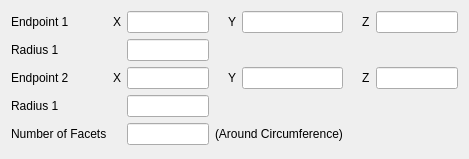
<?xml version="1.0" encoding="UTF-8"?>
<ui version="4.0">
 <class>CylinderWidget</class>
 <widget class="QWidget" name="CylinderWidget">
  <property name="geometry">
   <rect>
    <x>0</x>
    <y>0</y>
    <width>469</width>
    <height>159</height>
   </rect>
  </property>
  <property name="windowTitle">
   <string>Form</string>
  </property>
  <layout class="QGridLayout" name="gridLayout">
   <item row="0" column="0">
    <widget class="QLabel" name="label">
     <property name="text">
      <string>Endpoint 1</string>
     </property>
    </widget>
   </item>
   <item row="0" column="1">
    <widget class="QLabel" name="label_8">
     <property name="text">
      <string>X</string>
     </property>
    </widget>
   </item>
   <item row="0" column="2">
    <widget class="QLineEdit" name="endpoint1XLineEdit"/>
   </item>
   <item row="0" column="3">
    <layout class="QHBoxLayout" name="horizontalLayout">
     <item>
      <spacer name="horizontalSpacer">
       <property name="orientation">
        <enum>Qt::Horizontal</enum>
       </property>
       <property name="sizeType">
        <enum>QSizePolicy::Fixed</enum>
       </property>
       <property name="sizeHint" stdset="0">
        <size>
         <width>13</width>
         <height>20</height>
        </size>
       </property>
      </spacer>
     </item>
     <item>
      <widget class="QLabel" name="label_3">
       <property name="text">
        <string>Y</string>
       </property>
      </widget>
     </item>
     <item>
      <widget class="QLineEdit" name="endpoint1YLineEdit"/>
     </item>
    </layout>
   </item>
   <item row="0" column="4">
    <layout class="QHBoxLayout" name="horizontalLayout_2">
     <item>
      <spacer name="horizontalSpacer_2">
       <property name="orientation">
        <enum>Qt::Horizontal</enum>
       </property>
       <property name="sizeType">
        <enum>QSizePolicy::Fixed</enum>
       </property>
       <property name="sizeHint" stdset="0">
        <size>
         <width>13</width>
         <height>20</height>
        </size>
       </property>
      </spacer>
     </item>
     <item>
      <widget class="QLabel" name="label_4">
       <property name="text">
        <string>Z</string>
       </property>
      </widget>
     </item>
     <item>
      <widget class="QLineEdit" name="endpoint1ZLineEdit"/>
     </item>
    </layout>
   </item>
   <item row="1" column="0">
    <widget class="QLabel" name="label_5">
     <property name="text">
      <string>Radius 1</string>
     </property>
    </widget>
   </item>
   <item row="1" column="1">
    <widget class="QLabel" name="label_13">
     <property name="text">
      <string/>
     </property>
    </widget>
   </item>
   <item row="1" column="2">
    <widget class="QLineEdit" name="radius1LineEdit"/>
   </item>
   <item row="2" column="0">
    <widget class="QLabel" name="label_7">
     <property name="text">
      <string>Endpoint 2</string>
     </property>
    </widget>
   </item>
   <item row="2" column="1">
    <widget class="QLabel" name="label_12">
     <property name="text">
      <string>X</string>
     </property>
    </widget>
   </item>
   <item row="2" column="2">
    <widget class="QLineEdit" name="endpoint2XLineEdit"/>
   </item>
   <item row="2" column="3">
    <layout class="QHBoxLayout" name="horizontalLayout_4">
     <item>
      <spacer name="horizontalSpacer_3">
       <property name="orientation">
        <enum>Qt::Horizontal</enum>
       </property>
       <property name="sizeType">
        <enum>QSizePolicy::Fixed</enum>
       </property>
       <property name="sizeHint" stdset="0">
        <size>
         <width>13</width>
         <height>20</height>
        </size>
       </property>
      </spacer>
     </item>
     <item>
      <widget class="QLabel" name="label_9">
       <property name="text">
        <string>Y</string>
       </property>
      </widget>
     </item>
     <item>
      <widget class="QLineEdit" name="endpoint2YLineEdit"/>
     </item>
    </layout>
   </item>
   <item row="2" column="4">
    <layout class="QHBoxLayout" name="horizontalLayout_3">
     <item>
      <spacer name="horizontalSpacer_4">
       <property name="orientation">
        <enum>Qt::Horizontal</enum>
       </property>
       <property name="sizeType">
        <enum>QSizePolicy::Fixed</enum>
       </property>
       <property name="sizeHint" stdset="0">
        <size>
         <width>13</width>
         <height>20</height>
        </size>
       </property>
      </spacer>
     </item>
     <item>
      <widget class="QLabel" name="label_10">
       <property name="text">
        <string>Z</string>
       </property>
      </widget>
     </item>
     <item>
      <widget class="QLineEdit" name="endpoint2ZLineEdit"/>
     </item>
    </layout>
   </item>
   <item row="3" column="0">
    <widget class="QLabel" name="label_6">
     <property name="text">
      <string>Radius 1</string>
     </property>
    </widget>
   </item>
   <item row="3" column="1">
    <widget class="QLabel" name="label_14">
     <property name="text">
      <string/>
     </property>
    </widget>
   </item>
   <item row="3" column="2">
    <widget class="QLineEdit" name="radius2LineEdit"/>
   </item>
   <item row="4" column="0">
    <widget class="QLabel" name="label_11">
     <property name="text">
      <string>Number of Facets</string>
     </property>
    </widget>
   </item>
   <item row="4" column="1">
    <widget class="QLabel" name="label_15">
     <property name="text">
      <string/>
     </property>
    </widget>
   </item>
   <item row="4" column="2">
    <widget class="QLineEdit" name="numFacetsLineEdit"/>
   </item>
   <item row="4" column="3">
    <widget class="QLabel" name="label_2">
     <property name="text">
      <string>(Around Circumference)</string>
     </property>
    </widget>
   </item>
  </layout>
 </widget>
 <tabstops>
  <tabstop>endpoint1XLineEdit</tabstop>
  <tabstop>endpoint1YLineEdit</tabstop>
  <tabstop>endpoint1ZLineEdit</tabstop>
  <tabstop>radius1LineEdit</tabstop>
  <tabstop>endpoint2XLineEdit</tabstop>
  <tabstop>endpoint2YLineEdit</tabstop>
  <tabstop>endpoint2ZLineEdit</tabstop>
  <tabstop>radius2LineEdit</tabstop>
  <tabstop>numFacetsLineEdit</tabstop>
 </tabstops>
 <resources/>
 <connections/>
</ui>
